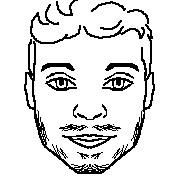
#> input picture impressao/bancoRetratos/002.png, 180 x 180 px; its folder holds only this picture in this run
$ python conversorMatrizesFinais.py
#> lines starting #> are read from the running program, lines starting #| are printed output that depends on the picture; after the words box and inside, x2 and y2 are one past the last pixel; in counts of white or black regions, pixels touching at a corner belong together
from PIL import Image
import numpy as np
import os

def png_to_binary_matrix(input_image_path, output_directory, threshold=128):
    """
    Converte uma imagem PNG em uma matriz binária invertida e salva como arquivo de texto.

    Args:
        input_image_path (str): Caminho para a imagem PNG de entrada.
        output_directory (str): Diretório para salvar os arquivos de saída.
        threshold (int): Limiar para converter em binário (0-255). Default é 128.
    """
#> called with input_image_path = 'impressao/bancoRetratos/002.png', output_directory = 'impressao/resultado', threshold = 128
    try:
        # Obtém o nome do arquivo sem extensão
        output_file_name = os.path.splitext(os.path.basename(input_image_path))[0] + ".txt"
        output_text_path = os.path.join(output_directory, output_file_name)

        print(f"Processando imagem: {input_image_path}")

        # Abre a imagem e converte para tons de cinza
        image = Image.open(input_image_path).convert("L")
#> image: PIL image 180x180 L; 88% white; black in thin lines or dots, all inside (x1, y1, x2, y2) = (24, 0, 155, 174)

        # Converte a imagem para um array NumPy
        image_array = np.array(image)
        print(f"Dimensões da imagem: {image_array.shape}")
#| Dimensões da imagem: (180, 180)

        # Aplica o limiar para gerar a matriz binária e inverte os valores
        binary_matrix = (image_array >= threshold).astype(int)
        inverted_matrix = 1 - binary_matrix
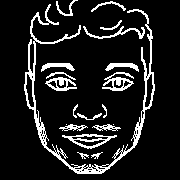
#> inverted_matrix: shape (180, 180) int64; values 0 (black) and 1 (white), 12% white in thin lines or dots, all inside (x1, y1, x2, y2) = (24, 0, 155, 174)

        # Salva a matriz binária invertida em um arquivo .txt
        np.savetxt(output_text_path, inverted_matrix, fmt='%d', delimiter='')

        print(f"Matriz binária invertida salva em: {output_text_path}")
    except Exception as e:
        print(f"Erro ao processar a imagem {input_image_path}: {e}")

def process_all_images(images_root, output_directory):
    """
    Percorre recursivamente todos os subdiretórios de images_root, processando imagens PNG e salvando em output_directory.
    """
    print(f"Iniciando processamento no diretório: {images_root}")
    print(f"Path completo de images_root: {os.path.abspath(images_root)}")

    if not os.path.exists(images_root):
        print(f"Diretório {images_root} não encontrado.")
        return

    # Garante que o diretório de saída existe
    os.makedirs(output_directory, exist_ok=True)

    for root, dirs, files in os.walk(images_root):
        print(f"Acessando diretório: {root}")
        print(f"Subdiretórios encontrados: {dirs}")

        for file in files:
            if file.lower().endswith(".png"):
                image_path = os.path.join(root, file)
                print(f"Encontrada imagem: {file}, convertendo...")
                png_to_binary_matrix(image_path, output_directory)

# Exemplo de uso
images_root = "impressao/bancoRetratos"   # Substitua pelo caminho correto do diretório principal de imagens
output_directory = "impressao/resultado"  # Diretório onde os arquivos serão salvos
process_all_images(images_root, output_directory)
